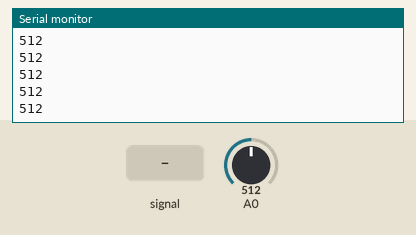
Recording of a sketch running on a simulated Arduino Uno, built with avr-gcc and run on an emulated ATmega328P. Shown: the last lines printed to the serial monitor. The test bench sets the inputs (shaded band); at power-on: A0 = 512.

Above: at 1.2 s.
1.3 s: A0 fed a 200 Hz sine of ±81 counts around its level
At 2.2 s:
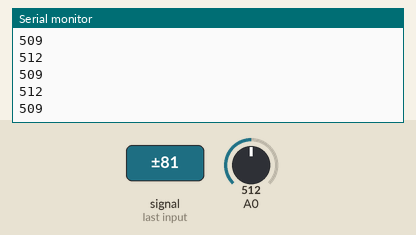
2.8 s: A0 set to 716
At 3.7 s:
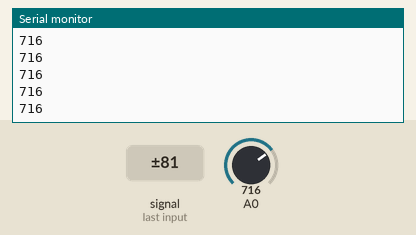
4.3 s: A0 fed a 1000 Hz sine of ±255 counts around its level
5.8 s: A0 set to 900
At 6.8 s:
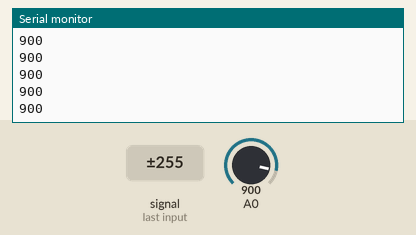
Timing chart, 0 to 8.3 s (numbered marks = the images above; inputs shaded):
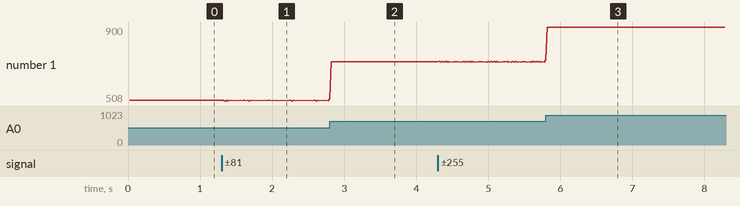

Measured:
- after the input at 1.3 s, the serial monitor: prints a new line at once (image 1)
- after the input at 2.8 s, the serial monitor: prints a new line at once (image 2)
- after the input at 5.8 s, the serial monitor: prints a new line at once (image 3)
- plotted number 1: 512 → 509 after the input at 1.3 s, 509 → 716 after the input at 2.8 s, 716 → 714 after the input at 4.3 s, 714 → 900 after the input at 5.8 s

The sketch:

arduino.ino
```cpp
void setup() {
// put your setup code here, to run once:
Serial.begin(115200);
}

void loop() {
// put your main code here, to run repeatedly:
long horaInicial = millis();
long soma = 0;
int leituras = 0;
while ((millis() - horaInicial) < 20) {
soma += analogRead(A0);
leituras++;
}
Serial.println(soma / leituras);
}
```
